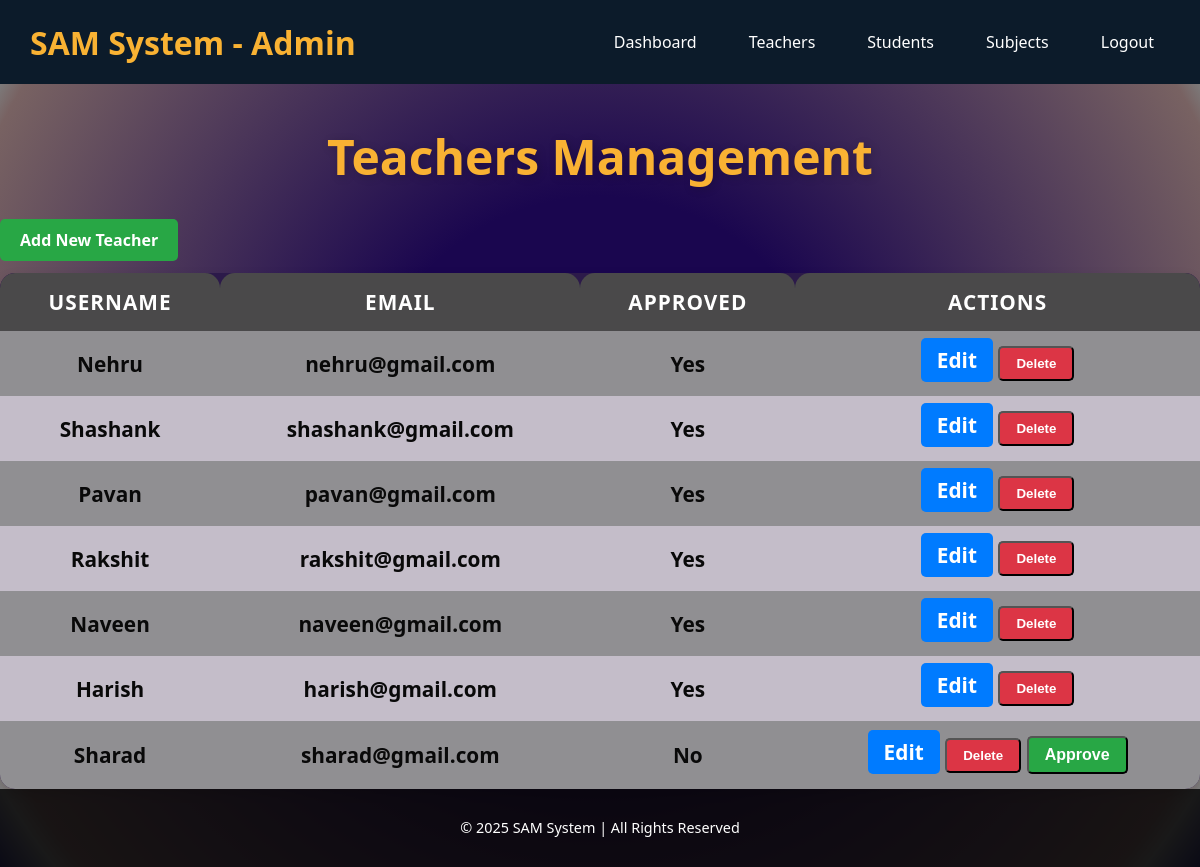
Page /admins/teachers/ (signed in) on the committed database.
### myapp/models.py (models this page shows, shortened)
class CustomUser(AbstractUser):
    ROLE_CHOICES = [
        ('admin', 'Admin'),
        ('teacher', 'Teacher'),
        ('student', 'Student'),
    ]
    role = models.CharField(max_length=10, choices=ROLE_CHOICES)
    is_approved = models.BooleanField(default=False)
    subject = models.ForeignKey('Subject', null=True, blank=True, on_delete=models.SET_NULL)
    full_name = models.CharField(max_length=100, blank=True, null=True)

### myapp/views.py (the view)
# urls.py: path('admins/teachers/', views.admin_teachers, name='admin_teachers'),
@login_required
def admin_teachers(request):
    if request.user.role != 'admin':
        return redirect('home')
    teachers = CustomUser.objects.filter(role='teacher')
    return render(request, 'admin/admin_teachers.html', {'teachers': teachers})

### myapp/templates/admin/admin_teachers.html (shortened to what this page needs)
{% load static %}
<!DOCTYPE html>
<html lang="en">
<head>
    <link rel="stylesheet" href="{% static 'css/home.css' %}">
    <link rel="stylesheet" href="{% static 'css/admin_dashboard.css' %}">
    <link rel="stylesheet" href="{% static 'css/admin_students.css' %}">
</head>
<body>
    <nav class="navbar">
        <div class="nav-container">
            <a href="{% url 'admin_dashboard' %}" class="brand">SAM System - Admin</a>
            <ul class="nav-links">
                <li><a href="{% url 'admin_dashboard' %}">Dashboard</a></li>
                <li><a href="{% url 'admin_teachers' %}" class="active">Teachers</a></li>
                <li><a href="{% url 'admin_students' %}">Students</a></li>
                <li><a href="{% url 'admin_subjects' %}">Subjects</a></li>
                <li><a href="{% url 'logout' %}">Logout</a></li>
            </ul>
        </div>
    </nav>
    <div class="container">
        <h2 class="dashboard-title">Teachers Management</h2>
        <div>
            <a href="{% url 'admin_add_teacher' %}" class="btn btn-success">Add New Teacher</a>
        </div><br>
        <table class="table">
            <thead class="table-dark">
                <tr>
                    <th>Username</th>
                    <th>Email</th>
                    <th>Approved</th>
                    <th>Actions</th>
                </tr>
            </thead>
            <tbody>
                {% for teacher in teachers %}
                <tr>
                    <td>{{ teacher.first_name }}</td>
                    <td>{{ teacher.email }}</td>
                    <td>
                        {% if teacher.is_approved %}
                            <span class="badge bg-success">Yes</span>
                        {% else %}
                            <span class="badge bg-warning">No</span>
                        {% endif %}
                    </td>
                    <td>
                        <a href="{% url 'admin_edit_teacher' teacher.id %}" class="btn btn-primary btn-sm">Edit</a>
                        <form action="{% url 'admin_delete_teacher' teacher.id %}" method="POST" style="display:inline-block;">
                            <button type="submit" class="btn btn-danger btn-sm" onclick="return confirm('Are you sure you want to delete this teacher?');">
                                Delete
                            </button>
                        </form>
                        {% if not teacher.is_approved %}
                        <form action="{% url 'admin_approve_teacher' teacher.id %}" method="POST" style="display:inline-block;">
                            <button type="submit" class="btn btn-success btn-sm">Approve</button>
                        </form>
                        {% endif %}
                    </td>
                </tr>
                {% empty %}
                <tr>
                    <td colspan="4" class="text-center">No teachers found.</td>
                </tr>
                {% endfor %}
            </tbody>
        </table>
    </div>
    <footer style="text-align: center; padding: 15px 0; background: rgba(0, 0, 0, 0.8); color: #fff; position: relative; bottom: 0; width: 100%; font-size: 0.9rem;">
        <p>© 2025 SAM System | All Rights Reserved</p>
    </footer>
</body>
</html>

### myapp/static/css/home.css (style rules this page uses)
body { margin: 0; font-family: 'Segoe UI', Tahoma, Geneva, Verdana, sans-serif; color: white; background-color: #f4f6f8; }
.navbar { background-color: #0c1b2a; padding: 15px 30px; }
.nav-container { display: flex; justify-content: space-between; align-items: center; }
.nav-links { list-style: none; display: flex; gap: 20px; }
.nav-links li a { text-decoration: none; color: white; padding: 8px 16px; border-radius: 5px; transition: background 0.3s; }
.brand { font-size: 2rem; font-weight: 700; color: #f9b233; text-decoration: none; }

### myapp/static/css/admin_dashboard.css (style rules this page uses)
body { margin: 0; font-family: 'Segoe UI', Tahoma, Geneva, Verdana, sans-serif; background: #1a064f; background: radial-gradient(circle,rgba(26, 6, 79, 1) 32%, rgba(120, 98, 98, 1) 91%, rgba(125, 124, 124, 1) 94%, rgba(50, 49, 107, 1) 100%); color: #fff; }
.dashboard-title { text-align: center; font-size: 3rem; font-weight: 700; margin-top: 40px; margin-bottom: 40px; color: #f9b233; text-shadow: 2px 2px 10px rgba(0, 0, 0, 0.2); }

### myapp/static/css/admin_students.css (style rules this page uses)
table { width: 100%; border-collapse: collapse; border-radius: 15px; overflow: hidden; background: #2c1a4a; box-shadow: 0 4px 12px rgba(0, 0, 0, 0.1); }
table th, table td { padding: 15px 20px; text-align: center; font-size: 1.3rem; color: #090909; font-weight: bold; }
table th { background-color: #4a494a; color: #fff; font-weight: bold; text-transform: uppercase; letter-spacing: 1px; border-top-left-radius: 15px; border-top-right-radius: 15px; }
table tbody tr { background-color: #908f92; transition: background-color 0.3s ease, transform 0.3s ease; }
table tbody tr:nth-child(even) { background-color: #c4bdc9; }
table td .btn { padding: 8px 16px; border-radius: 5px; font-weight: bold; text-decoration: none; transition: background-color 0.3s ease, transform 0.2s ease; }
.table td .btn-primary { background-color: #007bff; color: white; }
.table td .btn-danger { background-color: #dc3545; color: white; }
.table td .btn-success { background-color: #28a745; color: white; }
.btn-success { background-color: #28a745; color: white; border-radius: 5px; padding: 10px 20px; font-size: 1rem; font-weight: bold; text-decoration: none; transition: background-color 0.3s ease, transform 0.2s ease; }

### rows in the picture
CustomUser: first_name "Nehru", email "nehru@gmail.com", is_approved "Yes"
CustomUser: first_name "Shashank", email "shashank@gmail.com", is_approved "Yes"
CustomUser: first_name "Pavan", email "pavan@gmail.com", is_approved "Yes"
CustomUser: first_name "Rakshit", email "rakshit@gmail.com", is_approved "Yes"
CustomUser: first_name "Naveen", email "naveen@gmail.com", is_approved "Yes"
CustomUser: first_name "Harish", email "harish@gmail.com", is_approved "Yes"
CustomUser: first_name "Sharad", email "sharad@gmail.com", is_approved "No"
